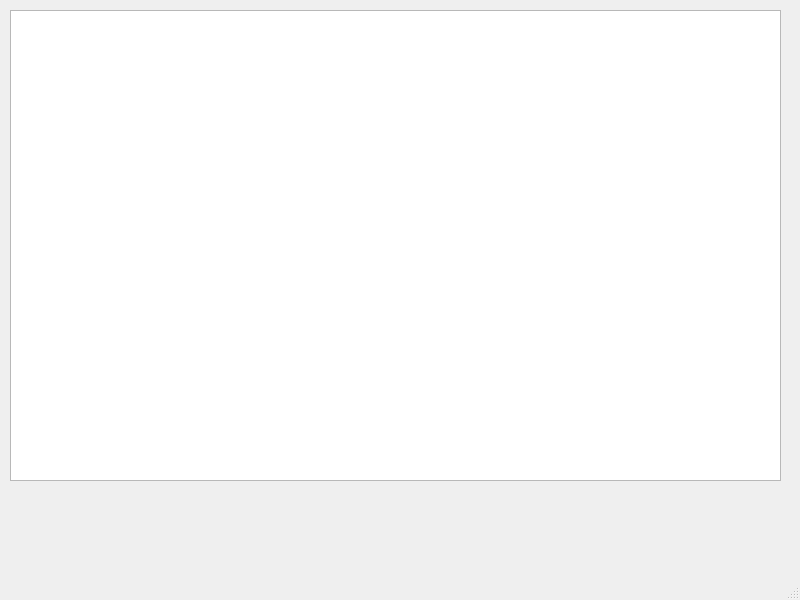
<?xml version="1.0" encoding="UTF-8"?>
<ui version="4.0">
 <class>MainWindow</class>
 <widget class="QMainWindow" name="MainWindow">
  <property name="geometry">
   <rect>
    <x>0</x>
    <y>0</y>
    <width>800</width>
    <height>600</height>
   </rect>
  </property>
  <property name="windowTitle">
   <string>Эспрессо</string>
  </property>
  <widget class="QWidget" name="centralwidget">
   <widget class="QTableWidget" name="tableWidget">
    <property name="geometry">
     <rect>
      <x>10</x>
      <y>10</y>
      <width>771</width>
      <height>471</height>
     </rect>
    </property>
   </widget>
  </widget>
  <widget class="QMenuBar" name="menubar">
   <property name="geometry">
    <rect>
     <x>0</x>
     <y>0</y>
     <width>800</width>
     <height>21</height>
    </rect>
   </property>
  </widget>
  <widget class="QStatusBar" name="statusbar"/>
 </widget>
 <resources/>
 <connections/>
</ui>
